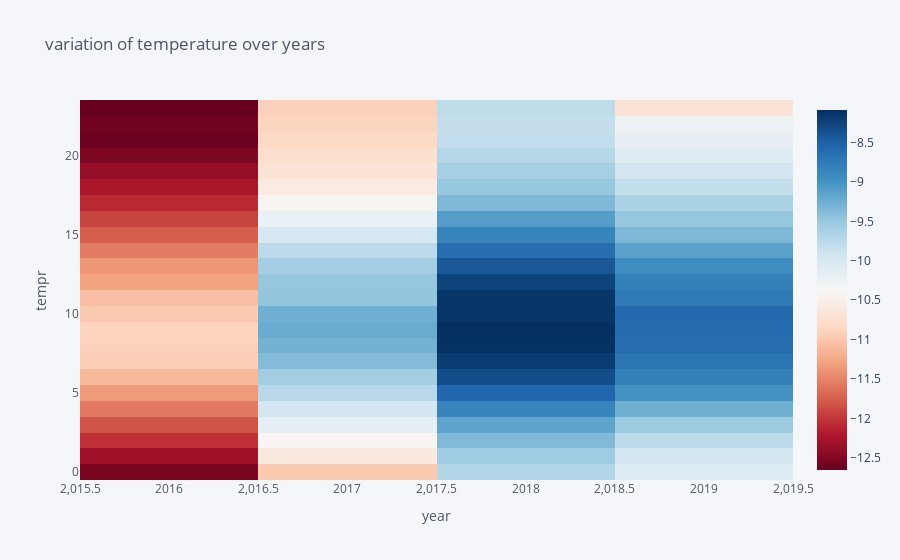

The notebook cell saved with this chart:
### Code cell
# plotting variation of temperature over year in form of heat map
df_year= df.pivot_table(index='year', columns= 'time', values='tempr')
df_year.iplot(kind='heatmap', colorscale='Rdbu',xaxis_title='year',yaxis_title='tempr',title= 'variation of temperature over years')

### Figure 1 — Plotly figure (JSON) as saved in the notebook; plotly's stock layout.template omitted (floating-point values rounded to 4 significant figures)
{"data": [{"colorscale": [[0, "rgb(103,0,31)"], [0.1, "rgb(178,24,43)"], [0.2, "rgb(214,96,77)"], [0.3, "rgb(244,165,130)"], [0.4, "rgb(253,219,199)"], [0.5, "rgb(247,247,247)"], [0.6, "rgb(209,229,240)"], [0.7, "rgb(146,197,222)"], [0.8, "rgb(67,147,195)"], [0.9, "rgb(33,102,172)"], [1, "rgb(5,48,97)"]], "type": "heatmap", "x": ["2016", "2017", "2018", "2019"], "y": ["00", "01", "02", "03", "04", "05", "06", "07", "08", "09", "10", "11", "12", "13", "14", "15", "16", "17", "18", "19", "20", "21", "22", "23"], "z": [[-12.54, -10.97, -9.691, -10.06], [-12.31, -10.61, -9.553, -9.941], [-12.05, -10.41, -9.353, -9.757], [-11.82, -10.16, -9.155, -9.524], [-11.57, -9.947, -8.85, -9.254], [-11.36, -9.73, -8.551, -8.982], [-11.11, -9.573, -8.336, -8.802], [-10.93, -9.367, -8.189, -8.69], [-10.9, -9.281, -8.096, -8.617], [-10.89, -9.224, -8.084, -8.595], [-10.97, -9.25, -8.124, -8.575], [-11.06, -9.47, -8.134, -8.731], [-11.29, -9.488, -8.244, -8.801], [-11.38, -9.579, -8.413, -8.94], [-11.55, -9.76, -8.616, -9.14], [-11.75, -9.978, -8.853, -9.341], [-11.92, -10.21, -9.09, -9.481], [-12.09, -10.42, -9.345, -9.641], [-12.24, -10.58, -9.495, -9.821], [-12.39, -10.7, -9.618, -9.938], [-12.52, -10.76, -9.716, -10.08], [-12.62, -10.84, -9.802, -10.18], [-12.6, -10.88, -9.815, -10.25], [-12.66, -10.91, -9.783, -10.68]], "zmax": -8.084, "zmin": -12.66}], "layout": {"legend": {"bgcolor": "#F5F6F9", "font": {"color": "#4D5663"}}, "paper_bgcolor": "#F5F6F9", "plot_bgcolor": "#F5F6F9", "title": {"font": {"color": "#4D5663"}, "text": "variation of temperature over years"}, "xaxis": {"gridcolor": "#E1E5ED", "showgrid": true, "tickfont": {"color": "#4D5663"}, "title": {"font": {"color": "#4D5663"}, "text": "year"}, "zerolinecolor": "#E1E5ED"}, "yaxis": {"gridcolor": "#E1E5ED", "showgrid": true, "tickfont": {"color": "#4D5663"}, "title": {"font": {"color": "#4D5663"}, "text": "tempr"}, "zerolinecolor": "#E1E5ED"}}}
